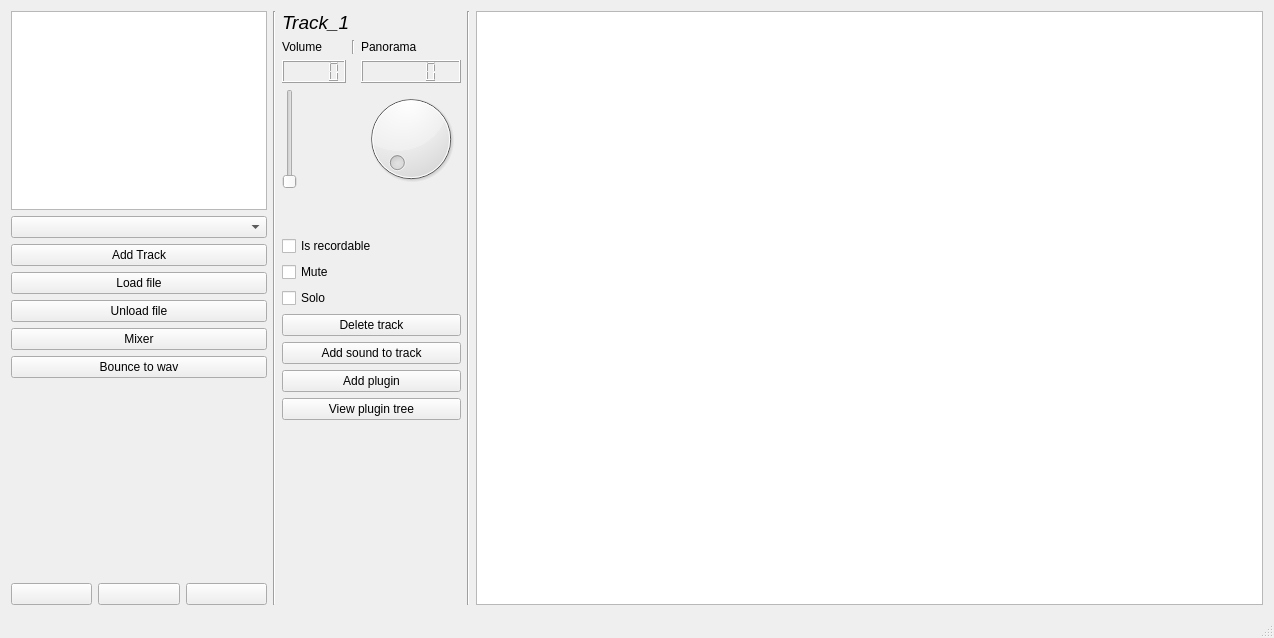
<?xml version="1.0" encoding="UTF-8"?>
<ui version="4.0">
 <class>MainWindow</class>
 <widget class="QMainWindow" name="MainWindow">
  <property name="geometry">
   <rect>
    <x>0</x>
    <y>0</y>
    <width>1274</width>
    <height>638</height>
   </rect>
  </property>
  <property name="windowTitle">
   <string>Editor</string>
  </property>
  <property name="documentMode">
   <bool>false</bool>
  </property>
  <property name="tabShape">
   <enum>QTabWidget::Rounded</enum>
  </property>
  <widget class="QWidget" name="centralWidget">
   <property name="enabled">
    <bool>true</bool>
   </property>
   <layout class="QHBoxLayout" name="horizontalLayout_2" stretch="0,0,0,0,1">
    <property name="sizeConstraint">
     <enum>QLayout::SetNoConstraint</enum>
    </property>
    <item>
     <layout class="QVBoxLayout" name="verticalLayout">
      <item>
       <widget class="QListView" name="infoWindow"/>
      </item>
      <item>
       <widget class="QComboBox" name="comboBox"/>
      </item>
      <item>
       <widget class="QPushButton" name="addTrack_btn">
        <property name="text">
         <string>Add Track</string>
        </property>
       </widget>
      </item>
      <item>
       <widget class="QPushButton" name="loadFile_btn">
        <property name="text">
         <string>Load file</string>
        </property>
       </widget>
      </item>
      <item>
       <widget class="QPushButton" name="unloadFile_btn">
        <property name="text">
         <string>Unload file</string>
        </property>
       </widget>
      </item>
      <item>
       <widget class="QPushButton" name="mixer_btn">
        <property name="text">
         <string>Mixer</string>
        </property>
       </widget>
      </item>
      <item>
       <widget class="QPushButton" name="bounceToWav_btn">
        <property name="text">
         <string>Bounce to wav</string>
        </property>
       </widget>
      </item>
      <item>
       <spacer name="verticalSpacer">
        <property name="orientation">
         <enum>Qt::Vertical</enum>
        </property>
        <property name="sizeHint" stdset="0">
         <size>
          <width>20</width>
          <height>40</height>
         </size>
        </property>
       </spacer>
      </item>
      <item>
       <layout class="QHBoxLayout" name="horizontalLayout" stretch="0,0,0">
        <item>
         <widget class="QPushButton" name="stop_btn">
          <property name="text">
           <string/>
          </property>
          <property name="icon">
           <iconset resource="pics.qrc">
            <normaloff>:/new/ctrl/pics/256-256-707bd27e3a6340527708217c6eadb7c9.png</normaloff>:/new/ctrl/pics/256-256-707bd27e3a6340527708217c6eadb7c9.png</iconset>
          </property>
          <property name="flat">
           <bool>false</bool>
          </property>
         </widget>
        </item>
        <item>
         <widget class="QPushButton" name="play_btn">
          <property name="text">
           <string/>
          </property>
          <property name="icon">
           <iconset resource="pics.qrc">
            <normaloff>:/new/ctrl/pics/375.png</normaloff>:/new/ctrl/pics/375.png</iconset>
          </property>
          <property name="checkable">
           <bool>true</bool>
          </property>
          <property name="flat">
           <bool>false</bool>
          </property>
         </widget>
        </item>
        <item>
         <widget class="QPushButton" name="record_btn">
          <property name="sizePolicy">
           <sizepolicy hsizetype="Minimum" vsizetype="Fixed">
            <horstretch>0</horstretch>
            <verstretch>0</verstretch>
           </sizepolicy>
          </property>
          <property name="baseSize">
           <size>
            <width>0</width>
            <height>0</height>
           </size>
          </property>
          <property name="text">
           <string/>
          </property>
          <property name="icon">
           <iconset resource="pics.qrc">
            <normaloff>:/new/ctrl/pics/record-512.png</normaloff>:/new/ctrl/pics/record-512.png</iconset>
          </property>
          <property name="iconSize">
           <size>
            <width>20</width>
            <height>20</height>
           </size>
          </property>
          <property name="checkable">
           <bool>true</bool>
          </property>
          <property name="autoRepeatDelay">
           <number>300</number>
          </property>
          <property name="default">
           <bool>false</bool>
          </property>
          <property name="flat">
           <bool>false</bool>
          </property>
         </widget>
        </item>
       </layout>
      </item>
     </layout>
    </item>
    <item>
     <widget class="Line" name="line_2">
      <property name="orientation">
       <enum>Qt::Vertical</enum>
      </property>
     </widget>
    </item>
    <item>
     <layout class="QVBoxLayout" name="verticalLayout_4">
      <item>
       <widget class="QLabel" name="label">
        <property name="font">
         <font>
          <pointsize>14</pointsize>
          <italic>true</italic>
         </font>
        </property>
        <property name="text">
         <string>Track_1</string>
        </property>
       </widget>
      </item>
      <item>
       <layout class="QGridLayout" name="gridLayout">
        <item row="0" column="0">
         <widget class="QLabel" name="label_2">
          <property name="text">
           <string>Volume</string>
          </property>
         </widget>
        </item>
        <item row="0" column="2">
         <widget class="QLabel" name="label_3">
          <property name="text">
           <string>Panorama</string>
          </property>
         </widget>
        </item>
        <item row="2" column="2">
         <widget class="QDial" name="dial"/>
        </item>
        <item row="0" column="1">
         <widget class="Line" name="line">
          <property name="orientation">
           <enum>Qt::Vertical</enum>
          </property>
         </widget>
        </item>
        <item row="2" column="0">
         <widget class="QSlider" name="verticalSlider">
          <property name="orientation">
           <enum>Qt::Vertical</enum>
          </property>
         </widget>
        </item>
        <item row="1" column="0">
         <widget class="QLCDNumber" name="lcdNumber_vol"/>
        </item>
        <item row="1" column="2">
         <widget class="QLCDNumber" name="lcdNumber_pan"/>
        </item>
       </layout>
      </item>
      <item>
       <spacer name="verticalSpacer_3">
        <property name="orientation">
         <enum>Qt::Vertical</enum>
        </property>
        <property name="sizeHint" stdset="0">
         <size>
          <width>20</width>
          <height>40</height>
         </size>
        </property>
       </spacer>
      </item>
      <item>
       <layout class="QVBoxLayout" name="verticalLayout_2">
        <item>
         <widget class="QCheckBox" name="checkBox">
          <property name="text">
           <string>Is recordable</string>
          </property>
         </widget>
        </item>
        <item>
         <widget class="QCheckBox" name="checkBox_2">
          <property name="text">
           <string>Mute</string>
          </property>
         </widget>
        </item>
        <item>
         <widget class="QCheckBox" name="checkBox_3">
          <property name="text">
           <string>Solo</string>
          </property>
         </widget>
        </item>
       </layout>
      </item>
      <item>
       <layout class="QVBoxLayout" name="verticalLayout_3">
        <item>
         <widget class="QPushButton" name="deleteTrack_btn">
          <property name="text">
           <string>Delete track</string>
          </property>
         </widget>
        </item>
        <item>
         <widget class="QPushButton" name="addSound2Truck_btn">
          <property name="text">
           <string>Add sound to track</string>
          </property>
         </widget>
        </item>
        <item>
         <widget class="QPushButton" name="addPlugin_btn">
          <property name="text">
           <string>Add plugin</string>
          </property>
         </widget>
        </item>
        <item>
         <widget class="QPushButton" name="viewPluginTree_btn">
          <property name="text">
           <string>View plugin tree</string>
          </property>
         </widget>
        </item>
        <item>
         <spacer name="verticalSpacer_2">
          <property name="orientation">
           <enum>Qt::Vertical</enum>
          </property>
          <property name="sizeHint" stdset="0">
           <size>
            <width>139</width>
            <height>185</height>
           </size>
          </property>
         </spacer>
        </item>
       </layout>
      </item>
     </layout>
    </item>
    <item>
     <widget class="Line" name="line_3">
      <property name="orientation">
       <enum>Qt::Vertical</enum>
      </property>
     </widget>
    </item>
    <item>
     <layout class="QVBoxLayout" name="verticalLayout_6">
      <property name="sizeConstraint">
       <enum>QLayout::SetDefaultConstraint</enum>
      </property>
      <item>
       <widget class="QColumnView" name="columnViewSequencer"/>
      </item>
     </layout>
    </item>
   </layout>
  </widget>
  <widget class="QStatusBar" name="statusBar"/>
 </widget>
 <layoutdefault spacing="6" margin="11"/>
 <resources>
  <include location="pics.qrc"/>
 </resources>
 <connections>
  <connection>
   <sender>verticalSlider</sender>
   <signal>valueChanged(int)</signal>
   <receiver>lcdNumber_vol</receiver>
   <slot>display(int)</slot>
   <hints>
    <hint type="sourcelabel">
     <x>307</x>
     <y>103</y>
    </hint>
    <hint type="destinationlabel">
     <x>309</x>
     <y>75</y>
    </hint>
   </hints>
  </connection>
 </connections>
</ui>
